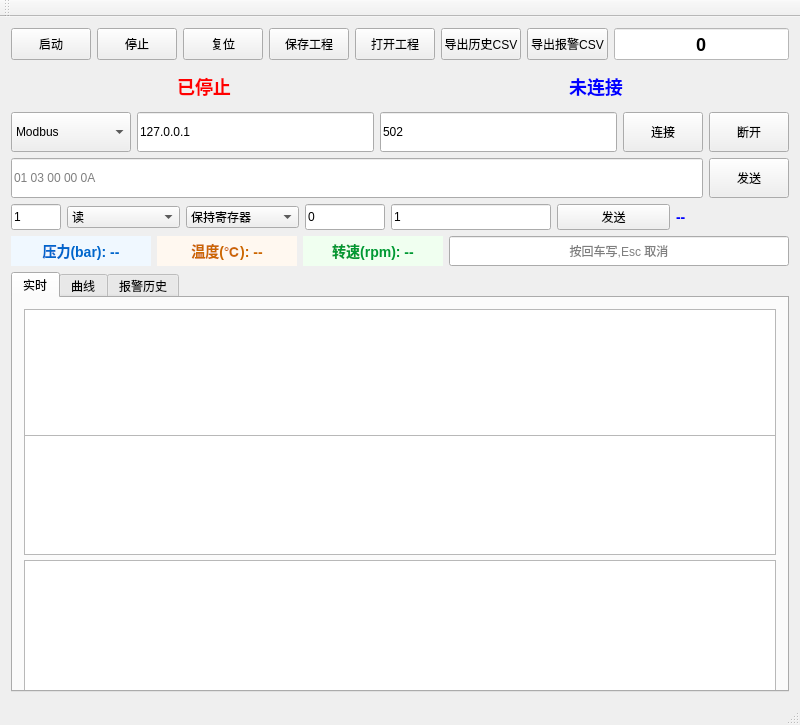
<?xml version="1.0" encoding="UTF-8"?>
<ui version="4.0">
 <class>hmiClass</class>
 <widget class="QMainWindow" name="hmiClass">
  <property name="geometry">
   <rect>
    <x>0</x>
    <y>0</y>
    <width>800</width>
    <height>600</height>
   </rect>
  </property>
  <property name="windowTitle">
   <string>HMI 学习项目 - 阶段 6(工程文件)</string>
  </property>
  <widget class="QWidget" name="centralWidget">
   <layout class="QVBoxLayout" name="centralLayout">
    <item>
     <!-- ★ 阶段 6.4 加强(2026-08-08):5 按钮 + 计时 6 个元素横排,80x32 紧凑布局(替代原 5 行竖排) -->
     <layout class="QHBoxLayout" name="buttonRowLayout">
      <item>
       <widget class="QPushButton" name="startButton">
        <property name="minimumSize">
         <size><width>80</width><height>32</height></size>
        </property>
        <property name="text"><string>启动</string></property>
       </widget>
      </item>
      <item>
       <widget class="QPushButton" name="stopButton">
        <property name="minimumSize">
         <size><width>80</width><height>32</height></size>
        </property>
        <property name="text"><string>停止</string></property>
       </widget>
      </item>
      <item>
       <widget class="QPushButton" name="resetButton">
        <property name="enabled"><bool>true</bool></property>
        <property name="minimumSize">
         <size><width>80</width><height>32</height></size>
        </property>
        <property name="text"><string>复位</string></property>
       </widget>
      </item>
      <item>
       <widget class="QPushButton" name="saveButton">
        <property name="minimumSize">
         <size><width>80</width><height>32</height></size>
        </property>
        <property name="text"><string>保存工程</string></property>
       </widget>
      </item>
      <item>
       <!-- ★ 阶段 6.4:UI 打开工程按钮(跟 saveButton 对称) -->
       <widget class="QPushButton" name="openButton">
        <property name="minimumSize">
         <size><width>80</width><height>32</height></size>
        </property>
        <property name="text"><string>打开工程</string></property>
       </widget>
      </item>
      <item>
       <!-- ★ D.4.1(2026-09-20):导出历史 CSV(D.4 CsvExporter 接 UI) -->
       <widget class="QPushButton" name="exportVariablesButton">
        <property name="minimumSize">
         <size><width>80</width><height>32</height></size>
        </property>
        <property name="text"><string>导出历史CSV</string></property>
       </widget>
      </item>
      <item>
       <!-- ★ D.4.1(2026-09-20):导出报警 CSV(D.4 CsvExporter 接 UI) -->
       <widget class="QPushButton" name="exportAlarmsButton">
        <property name="minimumSize">
         <size><width>80</width><height>32</height></size>
        </property>
        <property name="text"><string>导出报警CSV</string></property>
       </widget>
      </item>
      <item>
       <widget class="QLineEdit" name="numberLineEdit">
        <property name="minimumSize">
         <size><width>80</width><height>32</height></size>
        </property>
        <property name="readOnly"><bool>true</bool></property>
        <property name="text"><string>0</string></property>
        <property name="alignment">
         <set>Qt::AlignmentFlag::AlignCenter</set>
        </property>
        <property name="styleSheet">
         <string>font-size: 18px; font-weight: bold; color: black; background-color: white;</string>
        </property>
       </widget>
      </item>
     </layout>
    </item>
    <item>
     <layout class="QHBoxLayout" name="stateConnLayout">
      <item>
       <widget class="QLabel" name="stateLabel">
        <property name="minimumSize">
         <size><width>150</width><height>40</height></size>
        </property>
        <property name="styleSheet">
         <string>color: red; font-size: 18px; font-weight: bold;</string>
        </property>
        <property name="text"><string>已停止</string></property>
        <property name="alignment">
         <set>Qt::AlignmentFlag::AlignCenter</set>
        </property>
       </widget>
      </item>
      <item>
       <widget class="QLabel" name="connLabel">
        <property name="minimumSize">
         <size><width>200</width><height>40</height></size>
        </property>
        <property name="styleSheet">
         <string>color: blue; font-size: 18px; font-weight: bold;</string>
        </property>
        <property name="text"><string>未连接</string></property>
        <property name="alignment">
         <set>Qt::AlignmentFlag::AlignCenter</set>
        </property>
       </widget>
      </item>
     </layout>
    </item>
    <item>
     <layout class="QHBoxLayout" name="tcpConnLayout">
      <item>
       <!-- ★ 阶段 C · C.4(2026-09-18):协议选择下拉框,3 协议 — 教训 1.5:跨协议切工程弹错误 -->
       <widget class="QComboBox" name="protocolComboBox">
        <property name="minimumSize">
         <size><width>120</width><height>40</height></size>
        </property>
        <item>
         <property name="text"><string>Modbus</string></property>
        </item>
        <item>
         <property name="text"><string>S7</string></property>
        </item>
        <item>
         <property name="text"><string>EtherNet/IP</string></property>
        </item>
       </widget>
      </item>
      <item>
       <widget class="QLineEdit" name="ipEdit">
        <property name="text"><string>127.0.0.1</string></property>
        <property name="minimumSize">
         <size><width>120</width><height>40</height></size>
        </property>
       </widget>
      </item>
      <item>
       <widget class="QLineEdit" name="portEdit">
        <property name="text"><string>502</string></property>
        <property name="minimumSize">
         <size><width>80</width><height>40</height></size>
        </property>
       </widget>
      </item>
      <item>
       <widget class="QPushButton" name="connectButton">
        <property name="minimumSize">
         <size><width>80</width><height>40</height></size>
        </property>
        <property name="text"><string>连接</string></property>
       </widget>
      </item>
      <item>
       <widget class="QPushButton" name="disconnectButton">
        <property name="minimumSize">
         <size><width>80</width><height>40</height></size>
        </property>
        <property name="text"><string>断开</string></property>
       </widget>
      </item>
     </layout>
    </item>
    <item>
     <layout class="QHBoxLayout" name="tcpSendLayout">
      <item>
       <widget class="QLineEdit" name="sendEdit">
        <property name="placeholderText"><string>01 03 00 00 0A</string></property>
        <property name="minimumSize">
         <size><width>200</width><height>40</height></size>
        </property>
       </widget>
      </item>
      <item>
       <widget class="QPushButton" name="sendButton">
        <property name="minimumSize">
         <size><width>80</width><height>40</height></size>
        </property>
        <property name="text"><string>发送</string></property>
       </widget>
      </item>
     </layout>
    </item>
    <item>
     <!-- 2026-07-07 重设计:阶段 2 第 4 练 — 通用 Modbus 发送面板 -->
     <layout class="QHBoxLayout" name="modbusLayout">
      <item>
       <widget class="QLineEdit" name="modbusSlaveEdit">
        <property name="text"><string>1</string></property>
        <property name="placeholderText"><string>从机</string></property>
        <property name="maximumSize">
         <size><width>50</width><height>40</height></size>
        </property>
       </widget>
      </item>
      <item>
       <widget class="QComboBox" name="modbusRwCombo">
        <item><property name="text"><string>读</string></property></item>
        <item><property name="text"><string>写</string></property></item>
       </widget>
      </item>
      <item>
       <widget class="QComboBox" name="modbusTypeCombo">
        <item><property name="text"><string>保持寄存器</string></property></item>
        <item><property name="text"><string>输入寄存器</string></property></item>
        <item><property name="text"><string>线圈</string></property></item>
        <item><property name="text"><string>离散输入</string></property></item>
       </widget>
      </item>
      <item>
       <widget class="QLineEdit" name="modbusAddrEdit">
        <property name="text"><string>0</string></property>
        <property name="placeholderText"><string>地址</string></property>
        <property name="maximumSize">
         <size><width>80</width><height>40</height></size>
        </property>
       </widget>
      </item>
      <item>
       <widget class="QLineEdit" name="modbusDataEdit">
        <property name="text"><string>1</string></property>
        <property name="placeholderText"><string>读:数量 / 写:1,2,3(逗号分隔,0x 前缀)</string></property>
        <property name="maximumSize">
         <size><width>160</width><height>40</height></size>
        </property>
        <property name="maxLength"><uint>64</uint></property>
       </widget>
      </item>
      <item>
       <widget class="QPushButton" name="modbusSendButton">
        <property name="text"><string>发送</string></property>
       </widget>
      </item>
      <item>
       <widget class="QLabel" name="modbusResultLabel">
        <property name="text"><string>--</string></property>
        <property name="styleSheet">
         <string>color: blue; font-size: 14px; font-weight: bold;</string>
        </property>
       </widget>
      </item>
     </layout>
    </item>
    <item>
     <!-- 阶段 3.2:变量模型展示(订阅发布 UI 验证) -->
     <layout class="QHBoxLayout" name="varDisplayLayout">
      <item>
       <widget class="QLabel" name="pressureLabel">
        <property name="minimumSize"><size><width>140</width><height>30</height></size></property>
        <property name="text"><string>压力(bar): --</string></property>
        <property name="alignment"><set>Qt::AlignmentFlag::AlignCenter</set></property>
        <property name="styleSheet"><string>font-size: 14px; font-weight: bold; color: #0066cc; background-color: #f0f8ff;</string></property>
       </widget>
      </item>
      <item>
       <widget class="QLabel" name="temperatureLabel">
        <property name="minimumSize"><size><width>140</width><height>30</height></size></property>
        <property name="text"><string>温度(℃): --</string></property>
        <property name="alignment"><set>Qt::AlignmentFlag::AlignCenter</set></property>
        <property name="styleSheet"><string>font-size: 14px; font-weight: bold; color: #cc6600; background-color: #fff8f0;</string></property>
       </widget>
      </item>
      <item>
       <widget class="QLabel" name="speedLabel">
        <property name="minimumSize"><size><width>140</width><height>30</height></size></property>
        <property name="text"><string>转速(rpm): --</string></property>
        <property name="alignment"><set>Qt::AlignmentFlag::AlignCenter</set></property>
        <property name="styleSheet"><string>font-size: 14px; font-weight: bold; color: #009933; background-color: #f0fff0;</string></property>
       </widget>
      </item>
      <!-- 阶段 4.2:UI → 变量 反向写测试入口(威纶通输入确认模式) -->
      <item>
       <widget class="QLineEdit" name="speedWriteEdit">
        <property name="minimumSize">
         <size><width>120</width><height>30</height></size>
        </property>
        <property name="placeholderText">
         <string>按回车写,Esc 取消</string>
        </property>
        <property name="alignment">
         <set>Qt::AlignmentFlag::AlignCenter</set>
        </property>
       </widget>
      </item>
     </layout>
    </item>
    <item>
     <!-- ★ D.2(2026-09-20):主窗口底部 QTabWidget,3 个标签 — 实时 / 曲线 / 报警历史
          实时 tab 沿用原 recvText + auditTable + alarmTable(对象名不变,hmi.cpp 不动);
          曲线 / 报警历史 tab 留 placeholder,D.2/D.3 接 TrendWidget / 报警历史表后填 widget。
          整体高度给 420,等于原来 3 个 widget 的 minimumSize 之和,避免 UI 缩崩。 -->
     <widget class="QTabWidget" name="bottomTabs">
      <property name="minimumSize">
       <size><width>0</width><height>420</height></size>
      </property>
      <widget class="QWidget" name="tabLive">
       <attribute name="title">
        <string>实时</string>
       </attribute>
       <layout class="QVBoxLayout" name="tabLiveLayout">
        <item>
         <widget class="QTextEdit" name="recvText">
          <property name="readOnly"><bool>true</bool></property>
          <property name="minimumSize">
           <size><width>0</width><height>150</height></size>
          </property>
         </widget>
        </item>
        <item>
         <!-- 阶段 4.x 写审计日志(2026-07-28):只 UI,显示最近写操作记录 -->
         <widget class="QTableWidget" name="auditTable">
          <property name="minimumSize">
           <size><width>0</width><height>120</height></size>
          </property>
         </widget>
        </item>
        <item>
         <!-- 阶段 5.4:报警列表 UI(最小版本:5 列 + 严重级闪烁,留等级过滤下次) -->
         <widget class="QTableWidget" name="alarmTable">
          <property name="minimumSize">
           <size><width>0</width><height>150</height></size>
          </property>
         </widget>
        </item>
       </layout>
      </widget>
      <widget class="QWidget" name="tabTrend">
       <attribute name="title">
        <string>曲线</string>
       </attribute>
       <layout class="QVBoxLayout" name="tabTrendLayout">
        <item>
         <!-- ★ D.2 placeholder:D.2 Trend 完成后用 QCustomPlot 替换这个 QLabel,
              hmi.cpp 里:bottomTabs->widget(1)->layout()->replaceWidget(labelWith +
                趋势控件);对象名 trendChartPlaceholder 方便后续 findChild -->
         <widget class="QLabel" name="trendChartPlaceholder">
          <property name="text">
           <string>(D.2 Trend 控件占位 — 接入后此 Label 会被替换为 QCustomPlot 曲线)</string>
          </property>
          <property name="alignment">
           <set>Qt::AlignmentFlag::AlignCenter</set>
          </property>
          <property name="styleSheet">
           <string>color: #888; font-size: 14px; background-color: #fafafa;</string>
          </property>
          <property name="minimumSize">
           <size><width>0</width><height>380</height></size>
          </property>
         </widget>
        </item>
       </layout>
      </widget>
      <widget class="QWidget" name="tabAlarmHistory">
       <attribute name="title">
        <string>报警历史</string>
       </attribute>
       <layout class="QVBoxLayout" name="tabAlarmHistoryLayout">
        <item>
         <!-- ★ D.3 placeholder:alarmHistoryTable 落库后接进这里,对象名保留方便 findChild -->
         <widget class="QLabel" name="alarmHistoryPlaceholder">
          <property name="text">
           <string>(D.3 报警历史占位 — alarm_history 表 + AlarmRecorder 接入后填这里)</string>
          </property>
          <property name="alignment">
           <set>Qt::AlignmentFlag::AlignCenter</set>
          </property>
          <property name="styleSheet">
           <string>color: #888; font-size: 14px; background-color: #fafafa;</string>
          </property>
          <property name="minimumSize">
           <size><width>0</width><height>380</height></size>
          </property>
         </widget>
        </item>
       </layout>
      </widget>
     </widget>
    </item>
   </layout>
  </widget>
  <widget class="QMenuBar" name="menuBar">
   <property name="geometry">
    <rect>
     <x>0</x><y>0</y><width>600</width><height>20</height>
    </rect>
   </property>
  </widget>
  <widget class="QToolBar" name="mainToolBar">
   <attribute name="toolBarArea">
    <enum>TopToolBarArea</enum>
   </attribute>
   <attribute name="toolBarBreak">
    <bool>false</bool>
   </attribute>
  </widget>
  <widget class="QStatusBar" name="statusBar"/>
 </widget>
 <layoutdefault spacing="6" margin="11"/>
 <resources>
  <include location="hmi.qrc"/>
 </resources>
 <connections/>
</ui>
